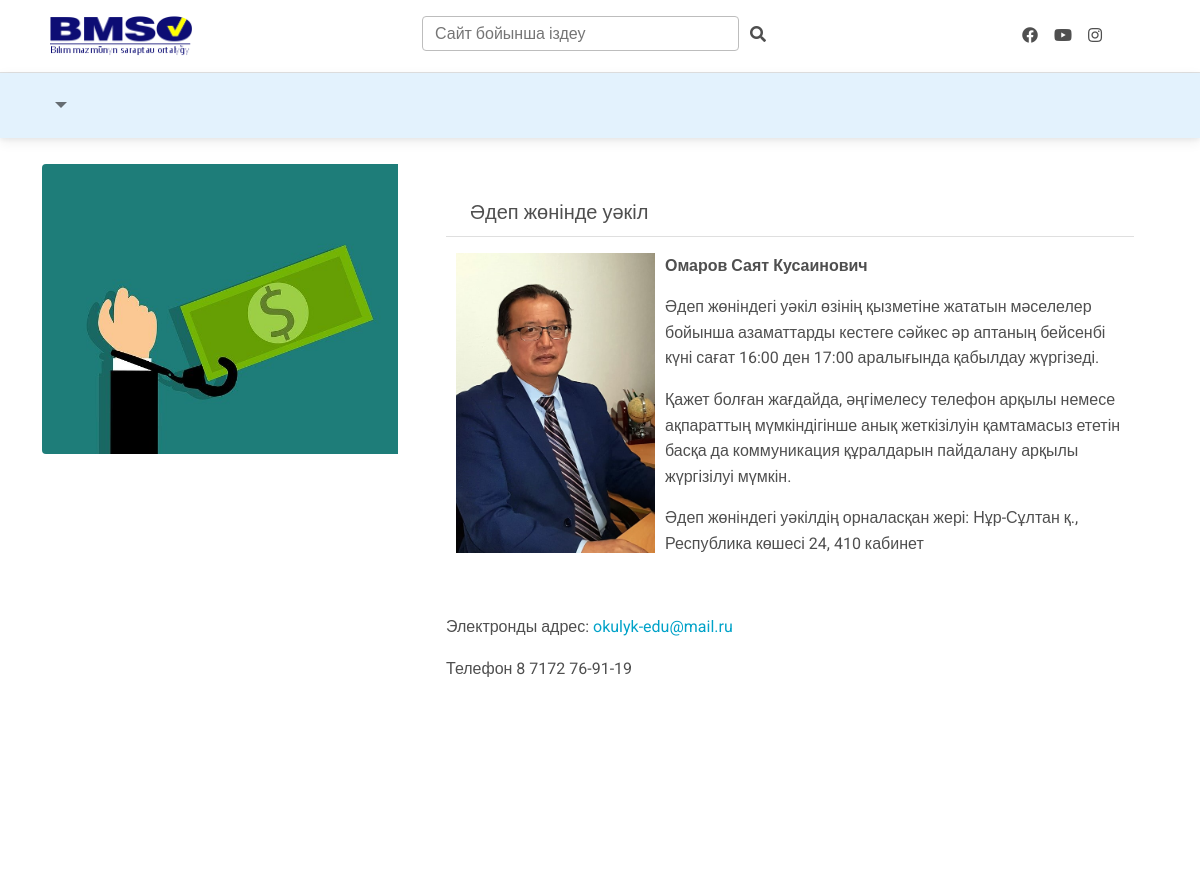
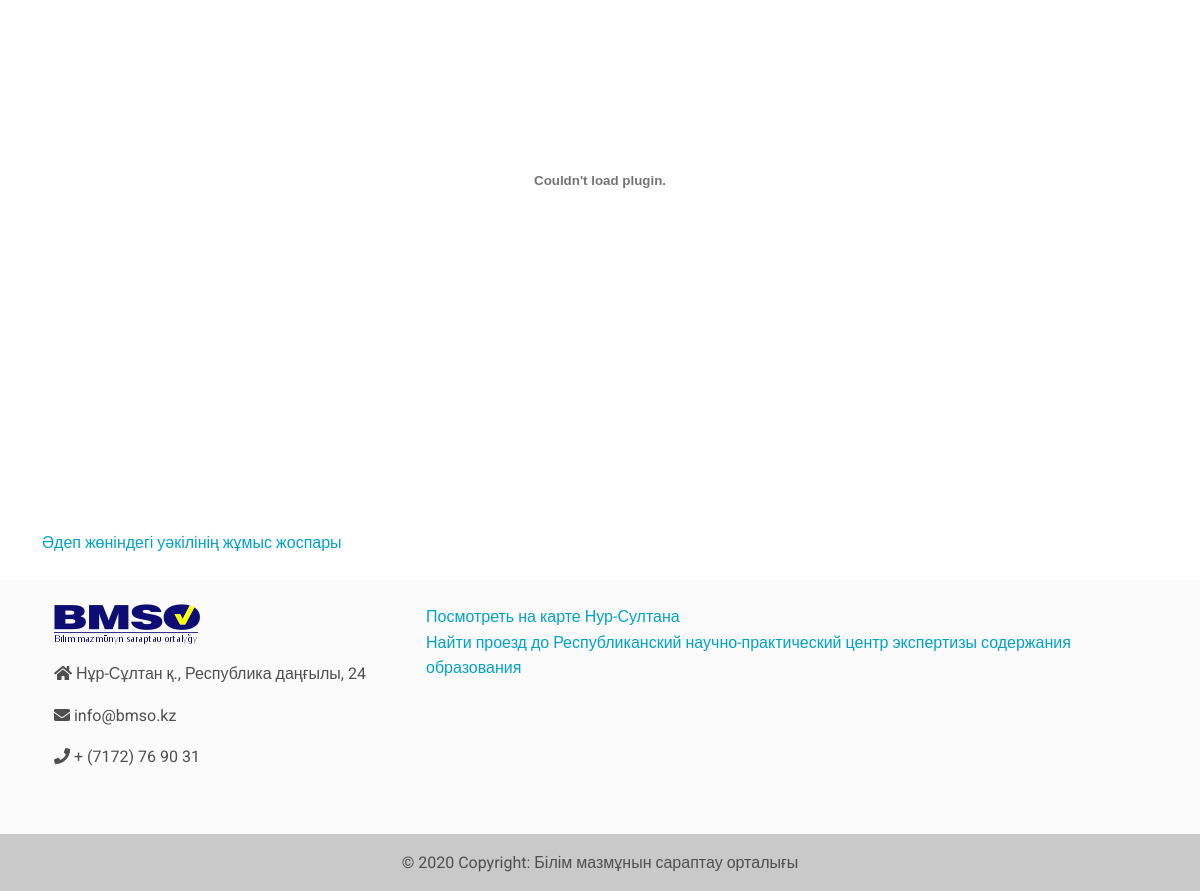
The app's page /b-antikor/adep-zhoninde-uakil with its own data (2 pictures, top to bottom).
### blog/models.py (models this page shows, shortened)
class Post(models.Model):
    title = models.CharField(_("Заголовок"), max_length=500)
    slug = models.SlugField("url", max_length=50, unique=True)
    text = RichTextUploadingField(_("Содержание"))
    created_date = models.DateTimeField("Дата создания", auto_now_add=True)
    edit_date = models.DateTimeField(
        "Дата редактирования",
        default=timezone.now,
        blank=True,
        null=True
    )
    published_date = models.DateTimeField(
        "Дата публикации",
        default=timezone.now,
        blank=True,
        null=True
    )
    image = models.ImageField("Главная фотография", upload_to="uploads/blog/%Y/%m/%d/", help_text='Размеры фото 636x420')
    category = models.ForeignKey(
        Category,
        verbose_name="Категория", on_delete=models.CASCADE
    )
    published = models.BooleanField("Опубликовать?", default=True)
    views = models.PositiveIntegerField("Просмотрено", default=0)
    class Meta:
        verbose_name = "Пост"
        verbose_name_plural = "Посты"
    class MPTTMeta:
        level_attr = 'mptt_level'
        order_insertion_by = ['title']

class FileItem(models.Model):
    file = models.FileField(upload_to='uploads/blog/file/%Y/%m/%d', verbose_name='Документы для прикрепление', blank=True, null=True, unique=True, help_text="загружать только pdf")
    doc = models.ForeignKey(Post, related_name='fileitems', on_delete=models.CASCADE, help_text="Pdf файлы" )
    description = models.CharField(_("Краткое описание "), max_length=250, default='', blank=True, null=True)
    class Meta:
        verbose_name = "Файл pdf"
        verbose_name_plural = "Файлы pdf"

### blog/views.py (the view)
# urls.py: path('<slug:category_slug>/<slug:slug>', views.PostDetailView.as_view(), name='post_detail'),
class PostDetailView(View):
    def get(self, request, **kwargs):
        post = get_object_or_404(Post, slug=kwargs.get("slug"))
        fileitems = post.fileitems.all()
        photoitems = post.photoitems.all()
        context = {
            'post': post,
            'fileitems':fileitems,
            'photoitems':photoitems,
        }
        return render(request, 'blog/detail.html', context)

### menu/templatetags/menu_tags.py (called while the page is built)
def get_menu_item():
    return Menu.objects.filter(
            published=True
        )

@register.simple_tag(takes_context=True)
def show_menu(context, ):
    return get_menu_item()

### templates/blog/detail.html
{% extends 'base.html' %}
{% load static blog thumbnail %}
{% block content %}
    <br>
    <div class="container">
        <div class="row">
    <div class="col-md-4">
      <img
        src="{{ post.image.url}}"
        alt="{{ post.title}}"
        class="img-fluid rounded-start"
      />
    </div>
    <div class="col-md-8">
      <div class="card-body">
           <h5 class="card-header">{{ post.title}}</h5>
        <p class="card-text">
            {{ post.text|safe}}
        </p>
      </div>
    </div>
            {% if post.fileitems %}
                {% for f in post.fileitems.all %}
<embed src="{{ f.file.url}}" type="application/pdf" height="700px" width="500">
                    <a href="{{ f.file}}">{{ f.description }}</a>
                {% endfor %}
            {% endif %}
</div>
    </div>
{% endblock %}

### static_origin/css/style.css (style rules this page uses)
a { color: #00A2C8; }

### records on screen
Post: image (picture), title "Әдеп жөнінде уәкіл", text (picture), text "Омаров Саят Кусаинович Әдеп жөніндегі уәкіл өзінің қызметіне жататын мәселелер бойынша азаматтарды кестеге сәйкес әр аптаның бейсенбі күні сағат 16:00 ден 17:00 аралығында қабылдау жүргізеді. Қажет болған жағдайда, әңгімелесу телефон арқылы немесе ақпараттың мүмкіндігінше анық жеткізілуін қамтамасыз ететін басқа да коммуникация құралдарын пайдалану арқылы жүргізілуі мүмкін. Әдеп жөніндегі уәкілдің орналасқан жері: Нұр-Сұлтан қ., Республика көшесі 24, 410 кабинет Электронды адрес: okulyk-edu@mail.ru Телефон 8 7172 76-91-19"
FileItem: description "Әдеп жөніндегі уәкілінің жұмыс жоспары"
